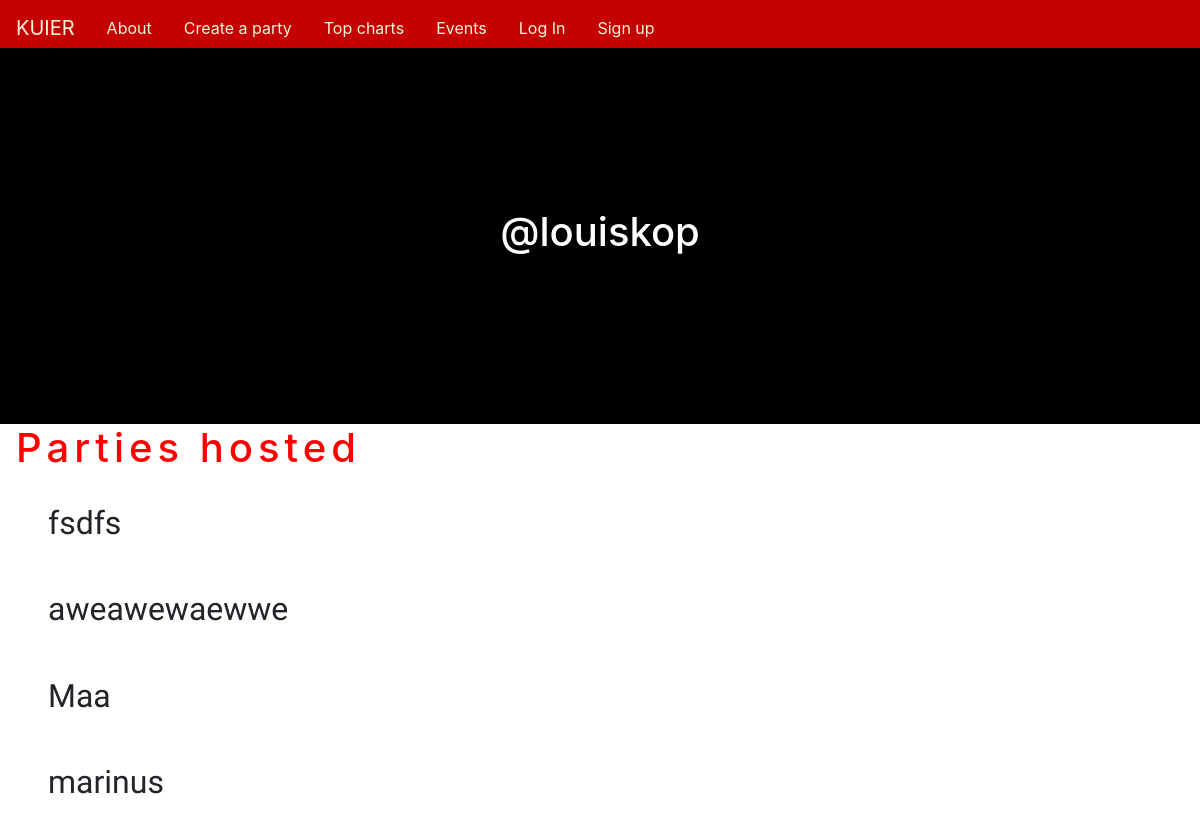
The app's page /by/louiskop with its own data.
### party/models.py (models this page shows, shortened)
class Post(models.Model):
    user = models.ForeignKey(User,related_name='party',on_delete=models.CASCADE,default='1')
    title = models.CharField(max_length=30)
    date = models.DateField()
    time = models.TimeField()
    timeend = models.TimeField()
    age = models.CharField(max_length=30)
    color = models.CharField(max_length=30,choices=COUNTRY_CHOICES, default='america')
    drinks = models.BooleanField(default=False)
    image = models.ImageField(upload_to = 'imgs',default='none/none.png')
    location = models.CharField(max_length=30,default='no location specified')
    keyword = models.CharField(max_length=30,default='no keywords')

### party/views.py (the view)
# urls.py: re_path(r'by/(?P<username>[-\w]+)',views.UserPosts.as_view(),name='for_user'),
class UserPosts(ListView):
    context_object_name = 'kuierlist'
    model = Post
    template_name = 'party/user_post_list.html'
    def get_queryset(self):
        try:
            self.post_user = User.objects.prefetch_related('party').get(username__iexact=self.kwargs.get('username'))
        except User.DoesNotExist:
            raise Http404
        else:
            return self.post_user.party.all()
    def get_context_data(self,**kwargs):
        context = super().get_context_data(**kwargs)
        context['post_user'] = self.post_user
        return context

### party/templates/party/user_post_list.html
{% extends "party/home.html" %}
{% block body_block %}
<header class="containerss">
    <h1>@{{post_user.username}}</h1>
</header>
     <h1 id='listhead'>Parties hosted</h1>
    {% for party in kuierlist %}
    <h2 id='listof'>{{party.title}}</h2>
    {%endfor%}
{% endblock body_block %}

### party/static/css/style.css (style rules this page uses)
.containerss { background-color: black; color: white; text-align: center; padding: 10rem; }
#listof { margin-left: 3rem; font-family: 'Questrial', sans-serif; margin-bottom: 3rem; }
#listhead { margin-left:1rem; color: red; letter-spacing:5px; margin-bottom: 2rem; }

### records on screen
Post: title "fsdfs"
Post: title "aweawewaewwe"
Post: title "Maa"
Post: title "marinus"

### other values on screen
{{ post_user.username }} "louiskop"
